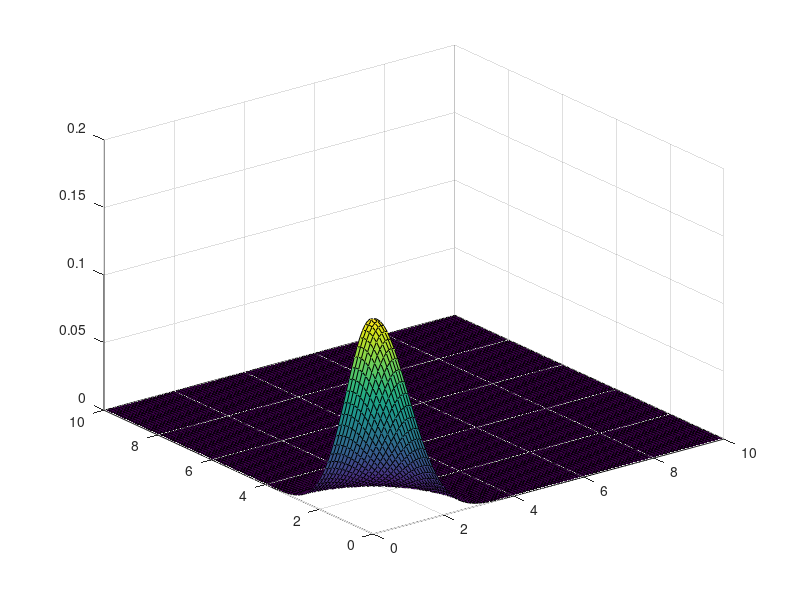

Write MATLAB code to recreate this figure.
mu = [0 0];
Sigma = [1 0; 0 1];
x1 = 0:.1:10; x2 = 0:.1:10;
[X1,X2] = meshgrid(x1,x2);
F = mvnpdf([X1(:) X2(:)],mu,Sigma);
F = reshape(F,length(x2),length(x1));
surf(x1,x2,F);